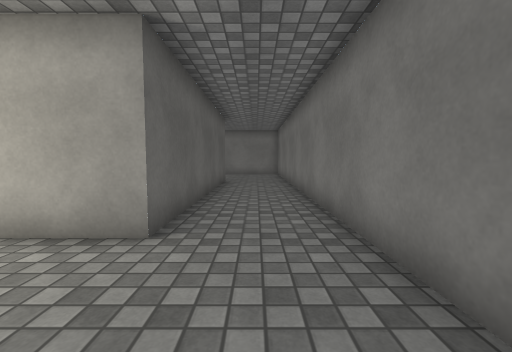
view 1 (above)

23 first-person views from a walk through a scene from a Unity 3-D project. The camera is 1.4 m above the floor, tilts 4° down and sees 90° across. The floor is counted in squares, 1 m on a side. Each view is taken from the middle of a square. On the plan, view 1 faces up. The plan holds only what a view shows up to about 13 squares ahead; the rest is blank. The place goes on beyond the plan. The player character is not drawn. Surface patterns are stand-ins for the level's own textures.

view 2
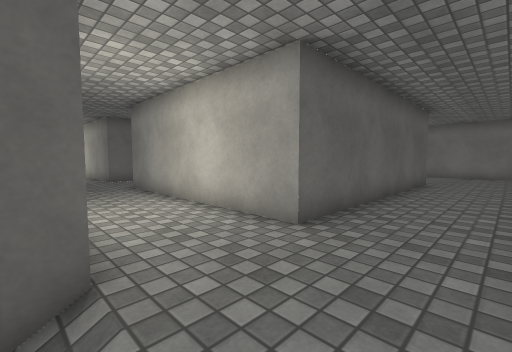

view 3
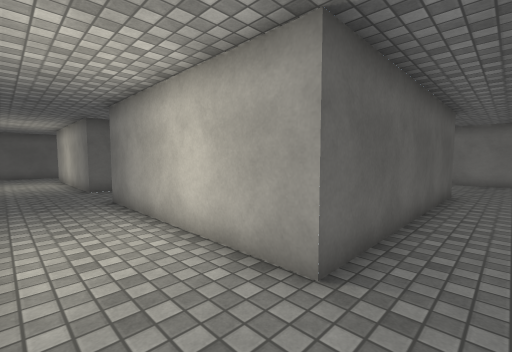

view 4
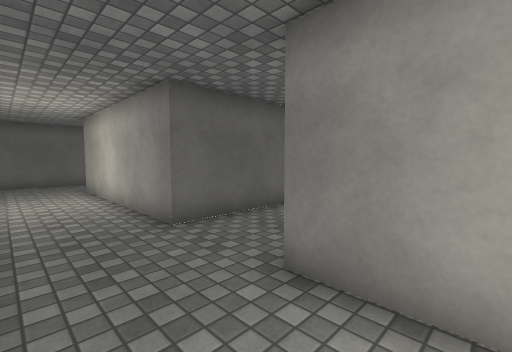

view 5
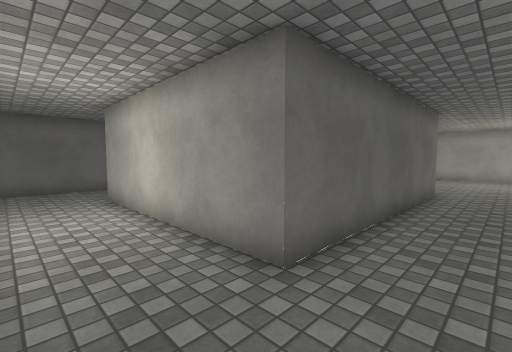

view 6
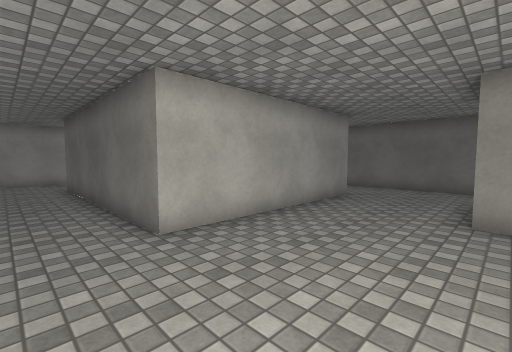

view 7
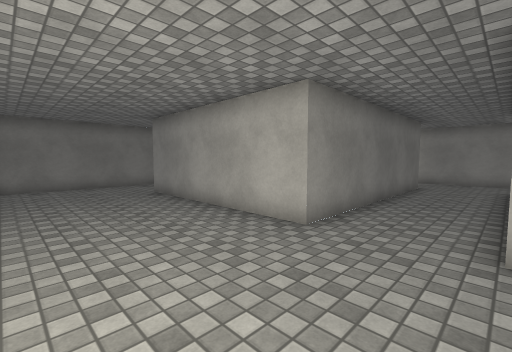

view 8
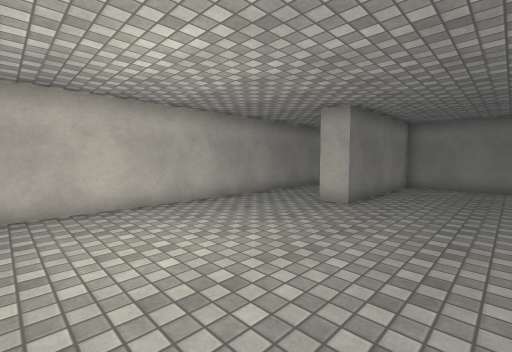

view 9
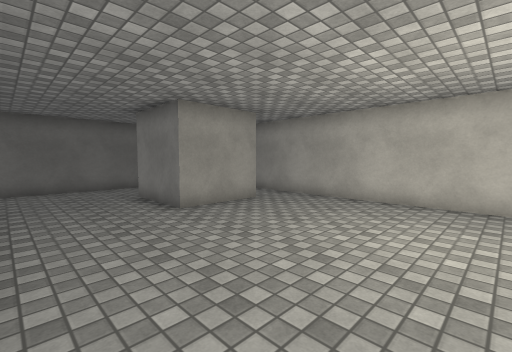

view 10
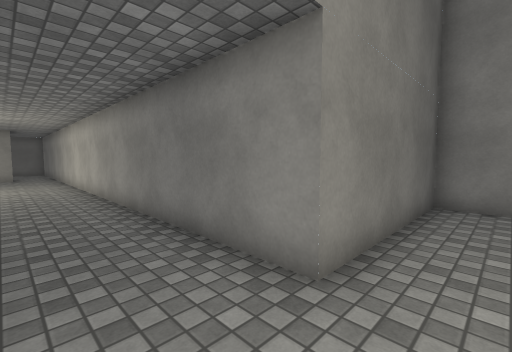

view 11
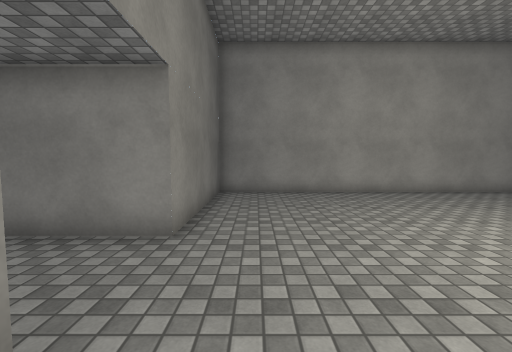

view 12
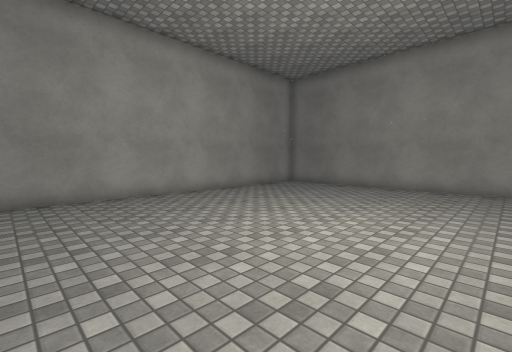

view 13
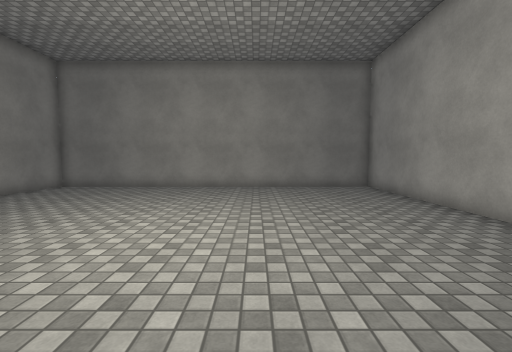

view 14
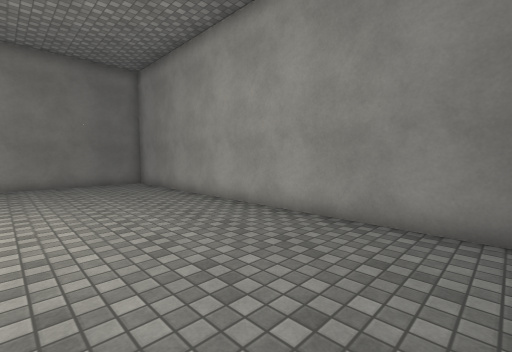

view 15
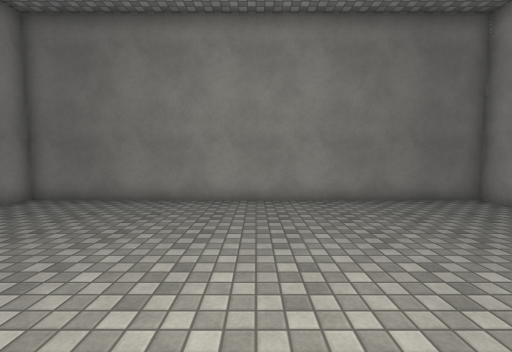

view 16
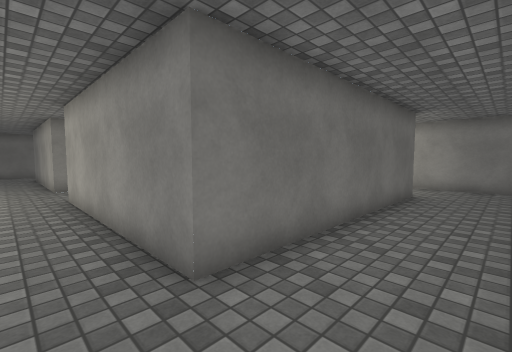

view 17
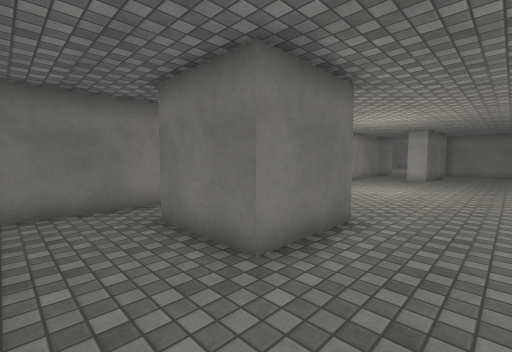

view 18
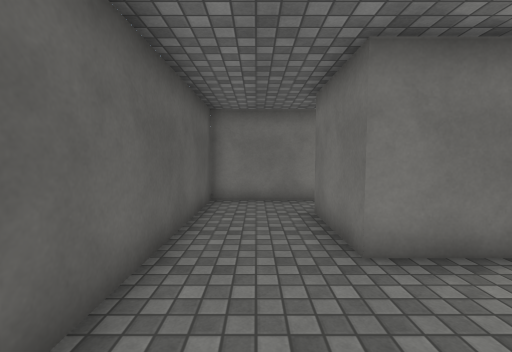

view 19
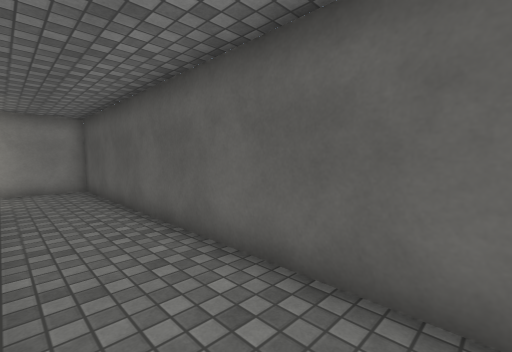

view 20
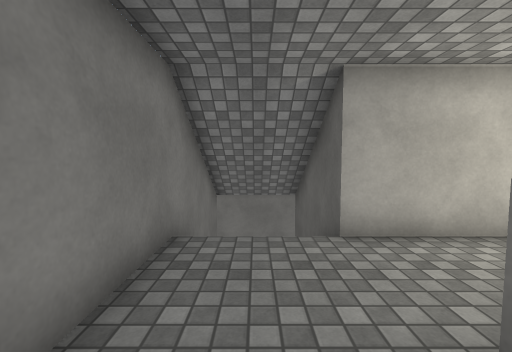

view 21
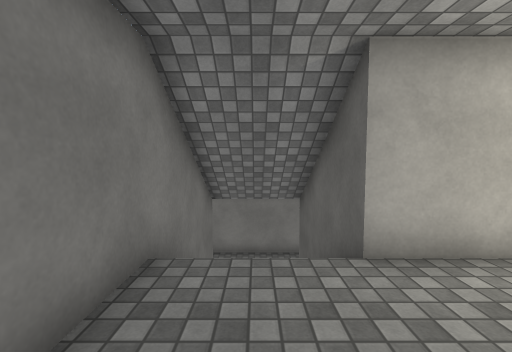

view 22
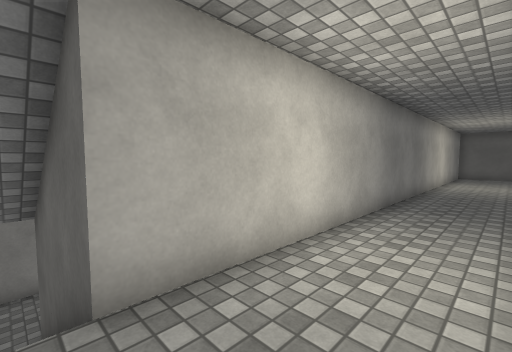

view 23
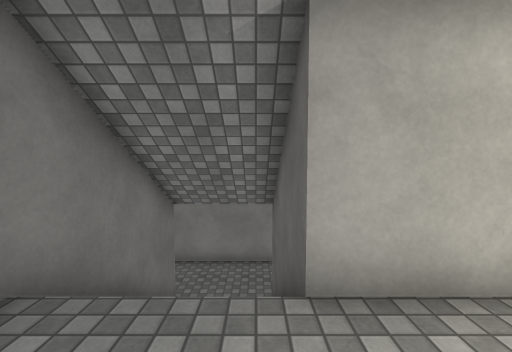

### Floor plan
Points are (right, up) in squares from view 1. A wall is a line through its corners. A room is listed if a view was taken in it or the views show most of it. See-through windows are left out.
Room 1 (views 1, 2, 3, 4, 5, 6, 7, 8, 9, 16, 17, 18, 19, 20, 21, 22, 23)
walls: (-9, 12.5) (-1.5, 12.5) (-1.5, 3.5) (-9, 3.5) (-9, 12.5); (-12, 12.5) (-12, 3.5) (-19.5, 3.5) (-19.5, 12.5) (-12, 12.5); (-16.5, 19.5) (-16.5, 16.5) (-19.5, 16.5) (-19.5, 19.5); (-4.5, 21.5) (-22.5, 21.5) (-22.5, 0.5) (-18.7, 0.5); (-17, 0.5) (-1.5, 0.5) (-1.5, -4.7); (1.5, -4.7) (1.5, 17.5) (-4.5, 17.5) (-4.5, 18.5)
ways out: opening at (-5, 20) to room 2
Room 2 (views 10, 11, 12, 13, 14, 15)
walls: (2.9, 12.5) (17.5, 12.5) (17.5, 27.5) (2.5, 27.5) (2.5, 21.5) (-4.5, 21.5)
ways out: opening at (-5, 20) to room 1

Where each view was taken, in squares from view 1:
view 1: 0 up, 0 right, facing up
view 2: 0 up, 1 right, facing up-left
view 3: 1 up, 0 right, facing up-left
view 4: 1 up, 7 left, facing up-left
view 5: 1 up, 10 left, facing up-left
view 6: 17 up, 10 left, facing down-left
view 7: 17 up, 12 left, facing down-right
view 8: 14 up, 12 left, facing up-right
view 9: 13 up, 10 left, facing up-left
view 10: 19 up, 4 right, facing up-left
view 11: 17 up, 4 right, facing up
view 12: 18 up, 5 right, facing up-right
view 13: 18 up, 5 right, facing right
view 14: 18 up, 3 right, facing down-right
view 15: 20 up, 9 right, facing right
view 16: 14 up, 22 left, facing down-right
view 17: 14 up, 22 left, facing up-right
view 18: 13 up, 21 left, facing up
view 19: 13 up, 20 left, facing down-left
view 20: 5 up, 0 right, facing down
view 21: 4 up, 0 right, facing down
view 22: 3 up, 1 left, facing down-left
view 23: 3 up, 1 left, facing down
